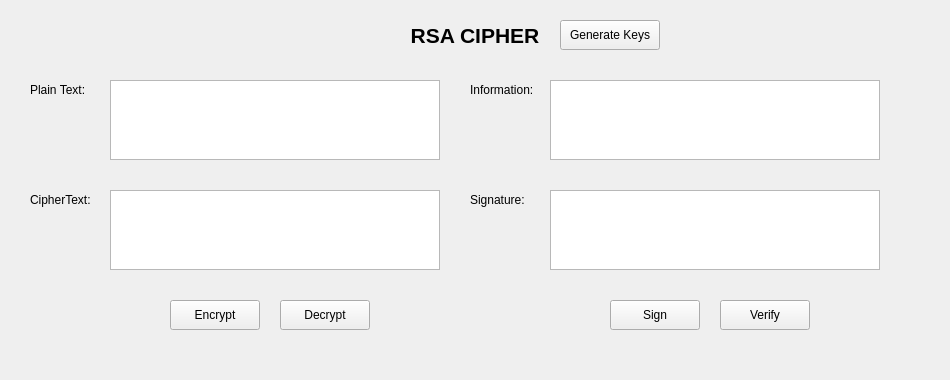
<?xml version="1.0" encoding="UTF-8"?>
<ui version="4.0">
 <class>MainWindow</class>
 <widget class="QMainWindow" name="MainWindow">
  <property name="geometry">
   <rect>
    <x>0</x>
    <y>0</y>
    <width>950</width>
    <height>380</height>
   </rect>
  </property>
  <property name="windowTitle">
   <string>RSA Cipher</string>
  </property>
  <widget class="QWidget" name="centralwidget">
   <widget class="QLabel" name="label_title">
    <property name="geometry">
     <rect>
      <x>400</x>
      <y>20</y>
      <width>150</width>
      <height>30</height>
     </rect>
    </property>
    <property name="font">
     <font>
      <pointsize>16</pointsize>
      <weight>75</weight>
      <bold>true</bold>
     </font>
    </property>
    <property name="text">
     <string>RSA CIPHER</string>
    </property>
    <property name="alignment">
     <set>Qt::AlignCenter</set>
    </property>
   </widget>
   <widget class="QPushButton" name="btn_generate_keys">
    <property name="geometry">
     <rect>
      <x>560</x>
      <y>20</y>
      <width>100</width>
      <height>30</height>
     </rect>
    </property>
    <property name="text">
     <string>Generate Keys</string>
    </property>
   </widget>
   
   <widget class="QLabel" name="label_plain">
    <property name="geometry">
     <rect>
      <x>30</x>
      <y>80</y>
      <width>80</width>
      <height>20</height>
     </rect>
    </property>
    <property name="text">
     <string>Plain Text:</string>
    </property>
   </widget>
   <widget class="QTextEdit" name="textEdit_plain">
    <property name="geometry">
     <rect>
      <x>110</x>
      <y>80</y>
      <width>330</width>
      <height>80</height>
     </rect>
    </property>
   </widget>
   
   <widget class="QLabel" name="label_cipher">
    <property name="geometry">
     <rect>
      <x>30</x>
      <y>190</y>
      <width>80</width>
      <height>20</height>
     </rect>
    </property>
    <property name="text">
     <string>CipherText:</string>
    </property>
   </widget>
   <widget class="QTextEdit" name="textEdit_cipher">
    <property name="geometry">
     <rect>
      <x>110</x>
      <y>190</y>
      <width>330</width>
      <height>80</height>
     </rect>
    </property>
   </widget>
   
   <widget class="QPushButton" name="btn_encrypt">
    <property name="geometry">
     <rect>
      <x>170</x>
      <y>300</y>
      <width>90</width>
      <height>30</height>
     </rect>
    </property>
    <property name="text">
     <string>Encrypt</string>
    </property>
   </widget>
   <widget class="QPushButton" name="btn_decrypt">
    <property name="geometry">
     <rect>
      <x>280</x>
      <y>300</y>
      <width>90</width>
      <height>30</height>
     </rect>
    </property>
    <property name="text">
     <string>Decrypt</string>
    </property>
   </widget>

   <widget class="QLabel" name="label_info">
    <property name="geometry">
     <rect>
      <x>470</x>
      <y>80</y>
      <width>80</width>
      <height>20</height>
     </rect>
    </property>
    <property name="text">
     <string>Information:</string>
    </property>
   </widget>
   <widget class="QTextEdit" name="textEdit_info">
    <property name="geometry">
     <rect>
      <x>550</x>
      <y>80</y>
      <width>330</width>
      <height>80</height>
     </rect>
    </property>
   </widget>
   
   <widget class="QLabel" name="label_signature">
    <property name="geometry">
     <rect>
      <x>470</x>
      <y>190</y>
      <width>80</width>
      <height>20</height>
     </rect>
    </property>
    <property name="text">
     <string>Signature:</string>
    </property>
   </widget>
   <widget class="QTextEdit" name="textEdit_signature">
    <property name="geometry">
     <rect>
      <x>550</x>
      <y>190</y>
      <width>330</width>
      <height>80</height>
     </rect>
    </property>
   </widget>
   
   <widget class="QPushButton" name="btn_sign">
    <property name="geometry">
     <rect>
      <x>610</x>
      <y>300</y>
      <width>90</width>
      <height>30</height>
     </rect>
    </property>
    <property name="text">
     <string>Sign</string>
    </property>
   </widget>
   <widget class="QPushButton" name="btn_verify">
    <property name="geometry">
     <rect>
      <x>720</x>
      <y>300</y>
      <width>90</width>
      <height>30</height>
     </rect>
    </property>
    <property name="text">
     <string>Verify</string>
    </property>
   </widget>
   
  </widget>
 </widget>
 <resources/>
 <connections/>
</ui>
